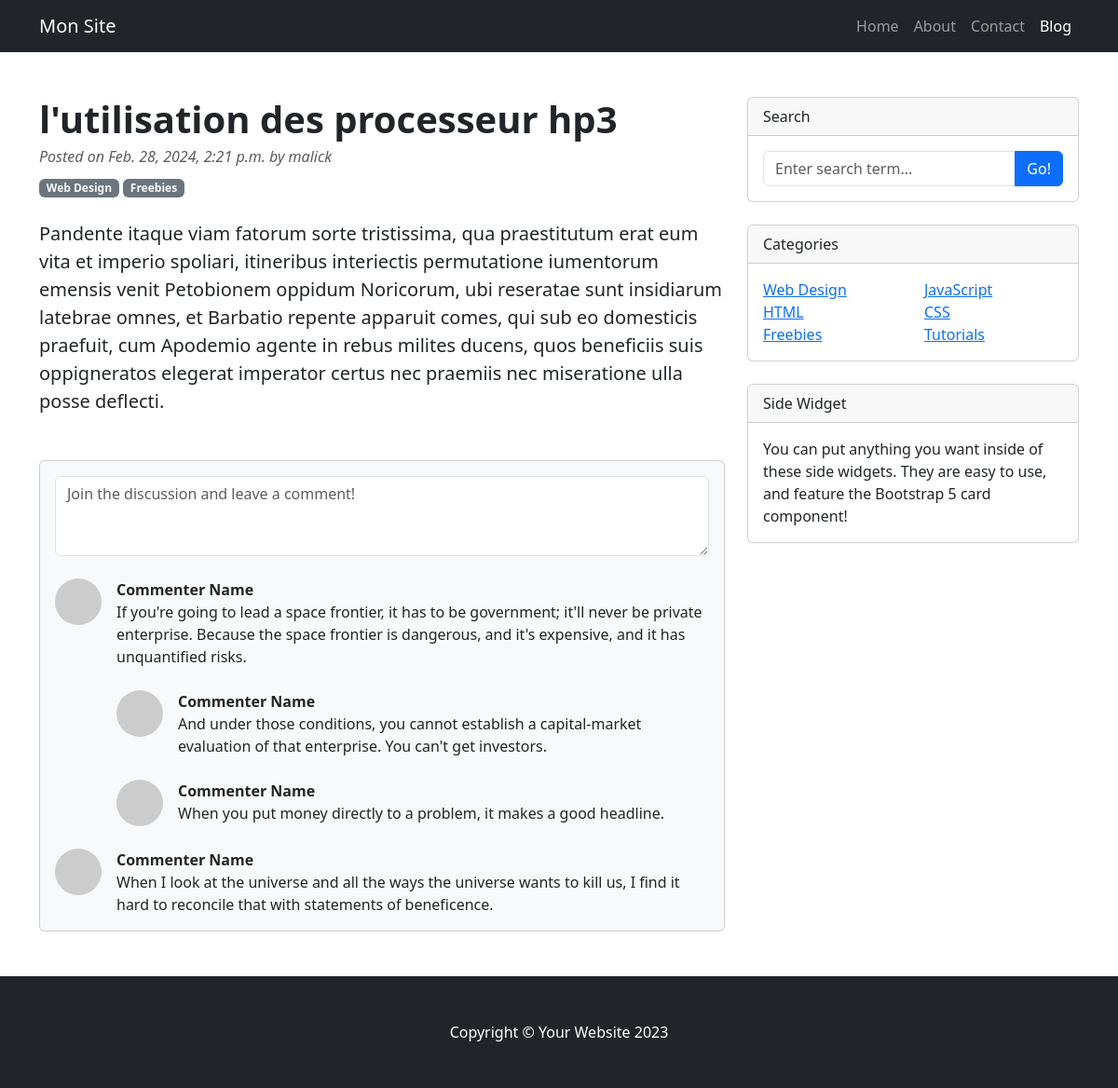
/b/, run on the app's committed database.
### account/models.py (models this page shows, shortened)
class Post(models.Model):
    STATUS_CHOICES = (
        ('draft', 'Draft'),
        ('published','Published'),
    )
    title = models.CharField(max_length=200)
    slug = models.SlugField(max_length=200)
    body = models.TextField()
    created = models.DateField(auto_now_add=True)
    updated = models.DateField(auto_now=True)
    status = models.CharField(choices=STATUS_CHOICES,
             default='draft', max_length=10)
    publish = models.DateTimeField(default=timezone.now())
    author = models.ForeignKey(User, on_delete=models.CASCADE,
                               related_name='posted')

### account/views.py (the view)
# urls.py: path('<slug>/',views.post_detail, name='post_detail'),
def post_detail(request, slug: str):
    post = get_object_or_404(Post,slug=slug)
    return render(request,'account/post/detail.html',{'post':post})

### account/templates/account/post/detail.html
{% extends "account/base.html" %}
{%block content%}
    <div class="container mt-5">
        <div class="row">
            <div class="col-lg-8">
                <article>
                    <header class="mb-4">
                        <h1 class="fw-bolder mb-1">{{post.title}}</h1>
                        <div class="text-muted fst-italic mb-2">Posted on {{post.publish}} by {{post.author.username}}</div>
                        <a class="badge bg-secondary text-decoration-none link-light" href="#!">Web Design</a>
                        <a class="badge bg-secondary text-decoration-none link-light" href="#!">Freebies</a>
                    </header>
                    <section class="mb-5">
                        <p class="fs-5 mb-4">{{post.body}}</p>
                    </section>
                </article>
                <section class="mb-5">
                    <div class="card bg-light">
                        <div class="card-body">
                            <form class="mb-4"><textarea class="form-control" rows="3" placeholder="Join the discussion and leave a comment!"></textarea></form>
                            <div class="d-flex mb-4">
                                <div class="flex-shrink-0"><img class="rounded-circle" src="https://dummyimage.com/50x50/ced4da/6c757d.jpg" alt="..." /></div>
                                <div class="ms-3">
                                    <div class="fw-bold">Commenter Name</div>
                                    If you're going to lead a space frontier, it has to be government; it'll never be private enterprise. Because the space frontier is dangerous, and it's expensive, and it has unquantified risks.
                                    <div class="d-flex mt-4">
                                        <div class="flex-shrink-0"><img class="rounded-circle" src="https://dummyimage.com/50x50/ced4da/6c757d.jpg" alt="..." /></div>
                                        <div class="ms-3">
                                            <div class="fw-bold">Commenter Name</div>
                                            And under those conditions, you cannot establish a capital-market evaluation of that enterprise. You can't get investors.
                                        </div>
                                    </div>
                                    <div class="d-flex mt-4">
                                        <div class="flex-shrink-0"><img class="rounded-circle" src="https://dummyimage.com/50x50/ced4da/6c757d.jpg" alt="..." /></div>
                                        <div class="ms-3">
                                            <div class="fw-bold">Commenter Name</div>
                                            When you put money directly to a problem, it makes a good headline.
                                        </div>
                                    </div>
                                </div>
                            </div>
                            <div class="d-flex">
                                <div class="flex-shrink-0"><img class="rounded-circle" src="https://dummyimage.com/50x50/ced4da/6c757d.jpg" alt="..." /></div>
                                <div class="ms-3">
                                    <div class="fw-bold">Commenter Name</div>
                                    When I look at the universe and all the ways the universe wants to kill us, I find it hard to reconcile that with statements of beneficence.
                                </div>
                            </div>
                        </div>
                    </div>
                </section>
            </div>
            <div class="col-lg-4">
                <div class="card mb-4">
                    <div class="card-header">Search</div>
                    <div class="card-body">
                        <div class="input-group">
                            <input class="form-control" type="text" placeholder="Enter search term..." aria-label="Enter search term..." aria-describedby="button-search" />
                            <button class="btn btn-primary" id="button-search" type="button">Go!</button>
                        </div>
                    </div>
                </div>
                <div class="card mb-4">
                    <div class="card-header">Categories</div>
                    <div class="card-body">
                        <div class="row">
                            <div class="col-sm-6">
                                <ul class="list-unstyled mb-0">
                                    <li><a href="#!">Web Design</a></li>
                                    <li><a href="#!">HTML</a></li>
                                    <li><a href="#!">Freebies</a></li>
                                </ul>
                            </div>
                            <div class="col-sm-6">
                                <ul class="list-unstyled mb-0">
                                    <li><a href="#!">JavaScript</a></li>
                                    <li><a href="#!">CSS</a></li>
                                    <li><a href="#!">Tutorials</a></li>
                                </ul>
                            </div>
                        </div>
                    </div>
                </div>
                <div class="card mb-4">
                    <div class="card-header">Side Widget</div>
                    <div class="card-body">You can put anything you want inside of these side widgets. They are easy to use, and feature the Bootstrap 5 card component!</div>
                </div>
            </div>
        </div>
    </div>
{%endblock content%}

### data on the page
Post: title "l'utilisation des processeur hp3", publish "Feb. 28, 2024, 2:21 p.m.", author.username "malick", body "Pandente itaque viam fatorum sorte tristissima, qua praestitutum erat eum vita et imperio spoliari, itineribus interiectis permutatione iumentorum emensis venit Petobionem oppidum Noricorum, ubi reseratae sunt insidiarum latebrae omnes, et Barbatio repente apparuit comes, qui sub eo domesticis praefuit, cum Apodemio agente in rebus milites ducens, quos beneficiis suis oppigneratos elegerat imperator certus nec praemiis nec miseratione ulla posse deflecti."
